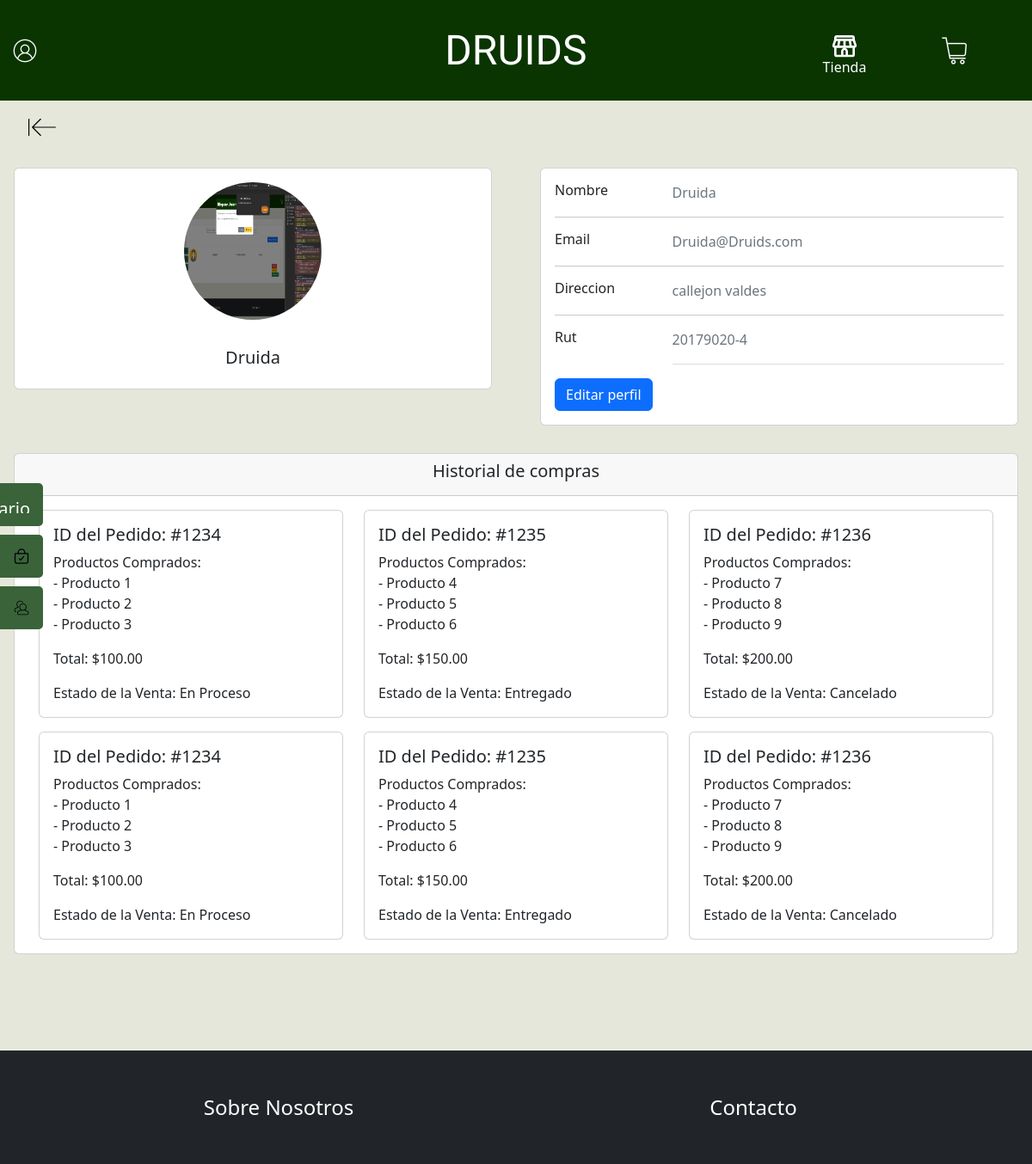
Page /perfil/ (signed in) on the earlier database version.
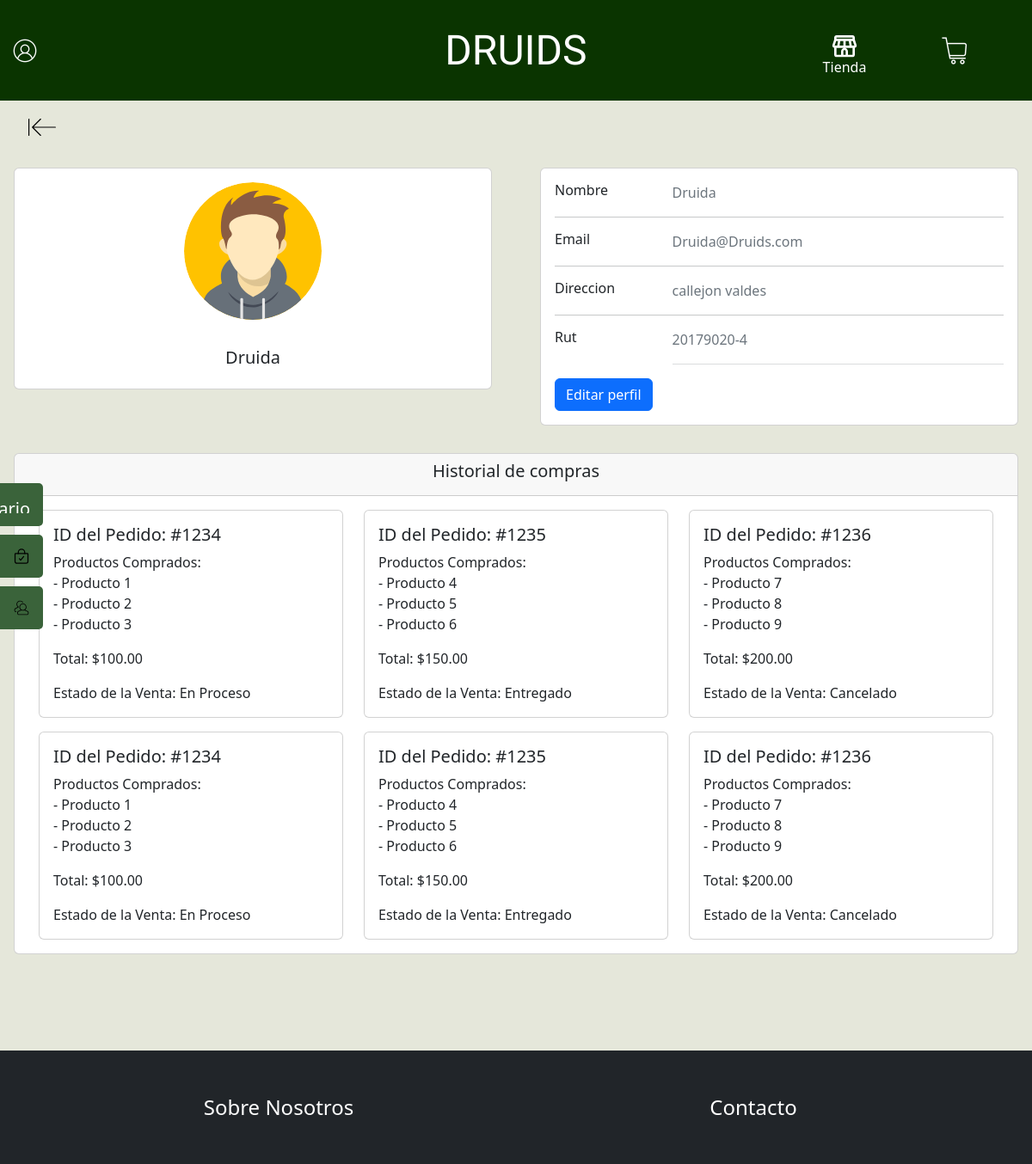
Same page on the later database version.
### Druids/models.py (models this page shows, shortened)
class Usuario(models.Model):
    usuario = models.OneToOneField(User, on_delete=models.CASCADE)
    nombre_usuario = models.CharField(max_length=50, unique=True, verbose_name="Nombre de usuario")
    rut = models.CharField(max_length=10, unique=True, verbose_name="RUT", blank=True, null=True)
    correo = models.EmailField(unique=True, verbose_name="Correo Electrónico")
    foto_perfil = models.ImageField(upload_to='usuarios/', blank=True, null=True, verbose_name="Foto de perfil")
    direccion = models.CharField(max_length=255, blank=True, null=True, verbose_name="Dirección")
    rol = models.CharField(max_length=20, choices=[('Administrador', 'Administrador'), ('Usuario', 'Usuario')], verbose_name="Rol")

### Druids/views.py (the view)
# urls.py: path('perfil/', perfil, name='perfil'),
def perfil(request):
    usuario = Usuario.objects.get(usuario=request.user)
    if request.method == 'POST':
        form = EditarPerfilForm(request.POST, request.FILES, instance=usuario) # instance hace que el formulario se llene con los datos del usuario
        if form.is_valid():
            usuario.usuario.username = form.cleaned_data.get('nombre_usuario')
            form.save()
            return redirect('perfil')
    else:
        form = EditarPerfilForm(instance=usuario)
    data = {
        'usuario': usuario,
        'form': form
    }
    return render(request, 'Druids/perfil.html', data)

### Druids/templates/Druids/perfil.html (shortened to what the changed rows need)
{% extends 'Druids/base.html' %}
{% load crispy_forms_tags %}
{% load static %}
{% block contenido %}
    <link rel="stylesheet" href="{% static 'Druids/css/perfil.css' %}">
    <main>
        <section>
            <div class="row">
                <div class="col-12 col-sm-12 col-md-6 col-lg-6">
                    <div class="card m-3">
                        {% if usuario.foto_perfil %}
                            <img src="{{usuario.foto_perfil.url}}" class="card-img-top img-fluid imagen-perfil" alt="Card Image">
                        {% else %}
                            <img src="{% static 'Druids/img/avatar.svg' %}" class="card-img-top img-fluid imagen-perfil" alt="Card Image">
                        {% endif %}
                        <div class="card-body d-flex justify-content-center">
                          <h5 class="card-title">{{usuario.nombre_usuario}}</h5>
                        </div>
                    </div>
                </div>
                <div class="col-12 col-sm-12 col-md-6 col-lg-6">
                    <div class="card m-3">
                        <div class="card-body">
                            <div class="row">
                                <div class="col-sm-3">
                                    <h6 class="mb-0">Nombre</h6>
                                </div>
                                <div class="col-sm-9 text-secondary">
                                    {{usuario.nombre_usuario}}
                                </div>
                            </div>
                            <div class="row">
                                <div class="col-sm-3">
                                    <h6 class="mb-0">Email</h6>
                                </div>
                                <div class="col-sm-9 text-secondary">
                                    {{usuario.correo}}
                                </div>
                            </div>
                            <div class="row">
                                <div class="col-sm-3">
                                    <h6 class="mb-0">Direccion</h6>
                                </div>
                                <div class="col-sm-9 text-secondary">
                                    {% if usuario.direccion == none %}
                                        Sin direccion registrada
                                    {% else %}
                                        {{usuario.direccion}}
                                    {% endif %}
                                </div>
                            </div>
                            <div class="row">
                                <div class="col-sm-3">
                                    <h6 class="mb-0">Rut</h6>
                                </div>
                                <div class="col-sm-9 text-secondary">
                                    {% if usuario.rut == none %}
                                        Sin rut registrado
                                    {% else %}
                                        {{usuario.rut}}
                                    {% endif %}
                                <hr>
                                </div>
                            </div>
                        </div>
                    </div>
                </div>
            </div>
        </section>
    </main>
{% endblock %}

Differences in the rows shown:
changed Usuario "Druida": foto_perfil: picture removed
